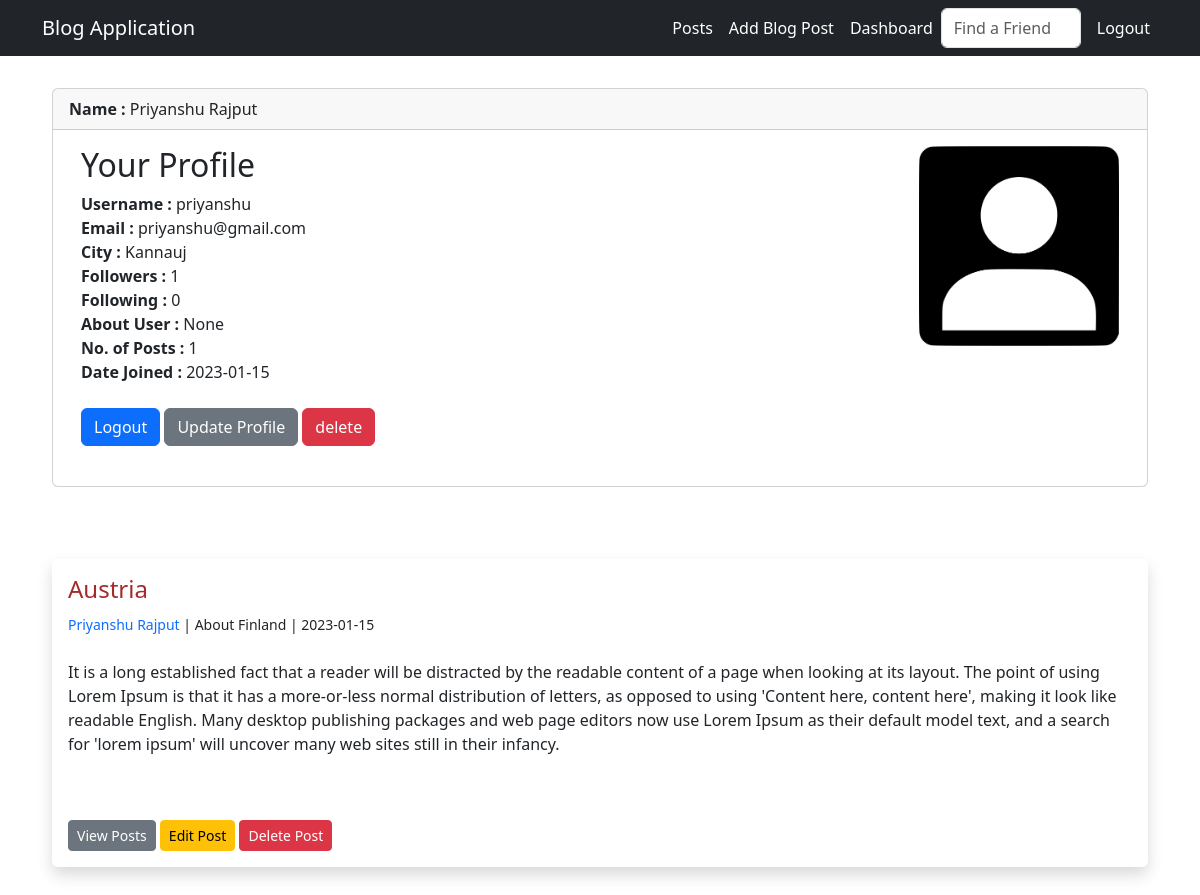
The app's page /dashboard (signed in) with its own data.
### application/models.py (models this page shows, shortened)
class Users(db.Model, UserMixin):
    user_id = db.Column(db.Integer, primary_key=True)
    name = db.Column(db.String, nullable = False)
    username = db.Column(db.String(20), nullable = False, unique = True)
    email = db.Column(db.String, unique=True,nullable = False )
    city = db.Column(db.String, nullable = False)
    join_date = db.Column(db.DateTime, default = datetime.utcnow)
    hashed_password = db.Column(db.String(128))
    profile_pic = db.Column(db.String(), nullable = True)
    posts = db.relationship('Posts', backref = "poster")
    comments = db.relationship('Comment', backref = "user", passive_deletes = True)
    likes = db.relationship('Like', backref = "user", passive_deletes = True)
    followed = db.relationship('Follow_unfollow',
                               foreign_keys=[Follow_unfollow.follower_id],
                               backref=db.backref('follower', lazy='joined'),
                               lazy='dynamic')
    followers = db.relationship('Follow_unfollow',
                            foreign_keys=[Follow_unfollow.followed_by_id],
                            backref=db.backref('followed', lazy='joined'),
                            lazy='dynamic')
    about_user = db.Column(db.String, nullable = True)
    @property
    def password(self):
        raise AttributeError('You can not read Password !')

class Posts(db.Model):
    post_id = db.Column(db.Integer, primary_key=True, autoincrement=True)
    title = db.Column(db.String, nullable = False)
    key_note = db.Column(db.String)
    content = db.Column(db.Text, nullable = False)
    date_posted = db.Column(db.DateTime, default = datetime.utcnow)
    author_id = db.Column(db.Integer, db.ForeignKey("users.user_id"), nullable = False)
    comments = db.relationship('Comment', backref = "post", passive_deletes = True)
    likes = db.relationship('Like', backref = "post", passive_deletes = True)

### application/controllers.py (the view)
@app.route("/dashboard", methods = ["GET","POST"])
@login_required
def dashboard():
    user_id,poster = current_user.user_id,current_user.user_id
    form = UserForm()
    name_to_update = Users.query.get_or_404(user_id)
    user_posts = Posts.query.filter_by(author_id= poster).all()
    total_follower = Follow_unfollow.query.filter_by(follower_id = user_id).all()
    total_following = Follow_unfollow.query.filter_by(followed_by_id = user_id).all()
    return render_template('dashboard.html', form = form, name_to_update = name_to_update, user_id = user_id, user_posts = user_posts, total_follower = total_follower , total_following = total_following)

### application/webforms.py
class UserForm(FlaskForm):
    name = StringField("Name", validators=[DataRequired()])
    username = StringField("Username", validators=[DataRequired()])
    email = StringField("Email", validators=[DataRequired()])
    city = StringField("City", validators=[DataRequired()])
    about_user = TextAreaField("About User")
    profile_pic = FileField("Profile Pic")
    hashed_password = PasswordField('Password', validators=[DataRequired(), EqualTo('hashed_password2')])
    hashed_password2 = PasswordField('Confirm password', validators=[DataRequired()])
    submit = SubmitField("Submit")

class SearchForm(FlaskForm):
    searched = StringField("Searched", validators=[DataRequired()])
    submit = SubmitField("Submit")

### application/controllers.py (called while the page is built)
@login_manager.user_loader
def load_user(user_id):
    return Users.query.get(int(user_id))

@app.context_processor
def base():
    form = SearchForm()
    return dict(form = form)

### templates/dashboard.html (shortened to what this page needs)
{% extends 'base.html' %}
{% block content %}
<div class="card">
        <div class="card-header">
        <strong>Name : </strong>{{ current_user.name }}
        </div>
        <div class="card-body">
                <div class="container">
                        <div class="row">
                                <div class="col-md-8">
                                        <h2>Your Profile</h2>
                                        <strong>Username : </strong>{{ current_user.username }}<br>
                                        <strong>Email : </strong>{{ current_user.email }}<br>
                                        <strong>City : </strong>{{ current_user.city }}<br>
                                        <strong>Followers : </strong>{{ total_follower|length }}<br>
                                        <strong>Following : </strong>{{ total_following|length }}</li><br>
                                        <strong>About User : </strong>{{ current_user.about_user }}<br>
                                        <strong>No. of Posts  : </strong>{{ user_posts|length }}<br>
                                        {% set list1 = current_user.join_date|string %}
                                        <strong>Date Joined : </strong>{{ list1[0:10] }}<br><br>
                                        <a href="{{ url_for('logout') }}" class="btn btn-primary">Logout</a>
                                        <a href="{{ url_for('update', user_id = current_user.user_id) }}" class="btn btn-secondary">Update Profile</a>
                                        <a href="{{ url_for('delete', user_id = current_user.user_id) }}" class="btn btn-danger">delete</a><br><br>
                                </div>
                                <div class="col-md-4">
                                        {% if current_user.profile_pic %}
                                                <img src="{{ url_for('static', filename='images/' + current_user.profile_pic) }}" width="200px" align="right" >
                                        {% else %}
                                                <img src="{{ url_for('static', filename='images/profile_pic.png') }}" width="200px" align="right" >
                                        {% endif %}
                                </div>
                        </div>
                </div>
        </div>
</div>
<br><br><br>
{% for post in user_posts %}
<div class="shadow p-3 mb-5 bg-body rounded">
    <h4><a href="{{ url_for('post', post_id = post.post_id) }}" style="text-decoration: none; color: brown;">{{ post.title }}</a> </h4>
    {% set list1 = post.date_posted|string %}
    <small><a href="{{ url_for('user_view', user_id = post.poster.user_id) }}" style="text-decoration: none;">{{ post.poster.name }}</a> |
    {{ post.key_note }} |
    {{ list1[0:10] }}</small><br><br>
    {{ post.content|safe }} <br><br>
    <a href="{{ url_for('post', post_id = post.post_id) }}" class="btn btn-secondary btn-sm">View Posts</a>
    {% if post.author_id == current_user.user_id %}
        <a href="{{ url_for('edit_post', post_id = post.post_id) }}" class="btn btn-warning btn-sm">Edit Post</a>
        <a href="{{ url_for('delete_post', post_id = post.post_id) }}" class="btn btn-danger btn-sm">Delete Post</a><br>
    {% endif %}
</div>
{% endfor %}
{% endblock %}

### templates/base.html (shortened to what this page needs)
<!DOCTYPE html>
<html lang="en">
<head>
    <link href="https://cdn.jsdelivr.net/npm/bootstrap@5.3.0-alpha1/dist/css/bootstrap.min.css" rel="stylesheet">
    <link rel="stylesheet" href="{{ url_for('static', filename = 'style.css') }}">
</head>
<body>
    <nav class="navbar navbar-expand navbar-dark bg-dark fixed-top" >
        <div class="container">
            <div class="navbar-brand">Blog Application</div>
            <div class="collapse navbar-collapse" id="navbarResponsive">
            <ul class="navbar-nav ms-auto">
                {% if current_user.is_authenticated %}
                <li class="nav-item">
                    <a class="nav-link active" href="{{ url_for('posts') }}">Posts</a>
                </li>
                    <li class="nav-item">
                        <a class="nav-link active" href="{{ url_for('add_post') }}">Add Blog Post</a>
                    </li>
                    <li class="nav-item">
                        <a class="nav-link active" href="{{ url_for('dashboard') }}">Dashboard</a>
                    </li>
                    <form method="POST" action="{{ url_for('search_in_username') }}" class="d-flex" role="search">
                        <input class="form-control me-2" type="search" placeholder="Find a Friend" aria-label="Search" name="searched" style="width:140px" required>
                    </form>
                    <li class="nav-item">
                        <a class="nav-link active" href="{{ url_for('logout') }}">Logout</a>
                    </li>
                {% endif %}
            </ul>
            </div>
        </div>
    </nav>
    <br><br>
    <div class="container">
        {% block content %}
        {% endblock %}
    </div>
    <br><br><br><br>
</body>
</html>

### static/style.css (style rules this page uses)
body { margin: 40px; }

### records on screen
Users: name "Priyanshu Rajput", username "priyanshu", email "priyanshu@gmail.com", city "Kannauj", about_user "None"
Posts: title "Austria", poster.name "Priyanshu Rajput", key_note "About Finland", date_posted "2023-01-15", content "It is a long established fact that a reader will be distracted by the readable content of a page when looking at its layout. The point of using Lorem Ipsum is that it has a more-or-less normal distribution of letters, as opposed to using 'Content here, content here', making it look like readable English. Many desktop publishing packages and web page editors now use Lorem Ipsum as their default model text, and a search for 'lorem ipsum' will uncover many web sites still in their infancy."

### other values on screen
{{ total_follower|length }} "1"
{{ total_following|length }} "0"
{{ user_posts|length }} "1"
{{ list1[0:10] }} "2023-01-15"
